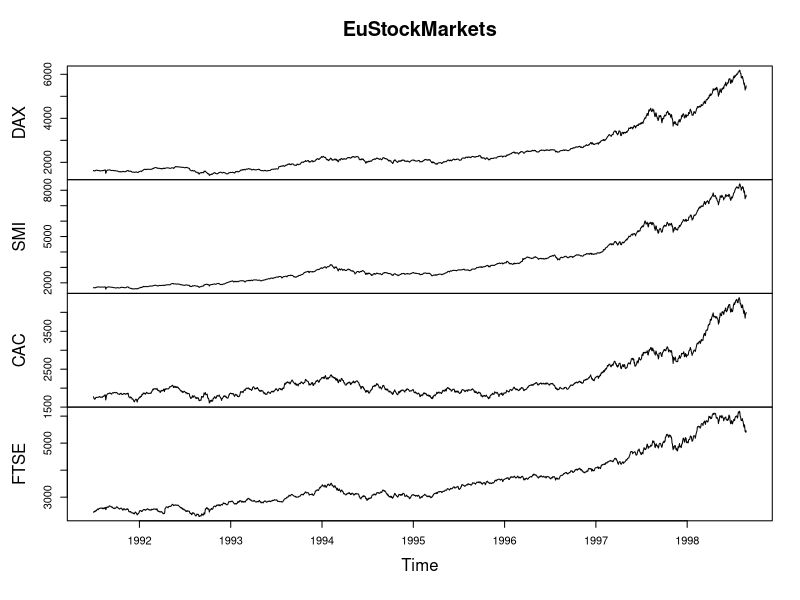
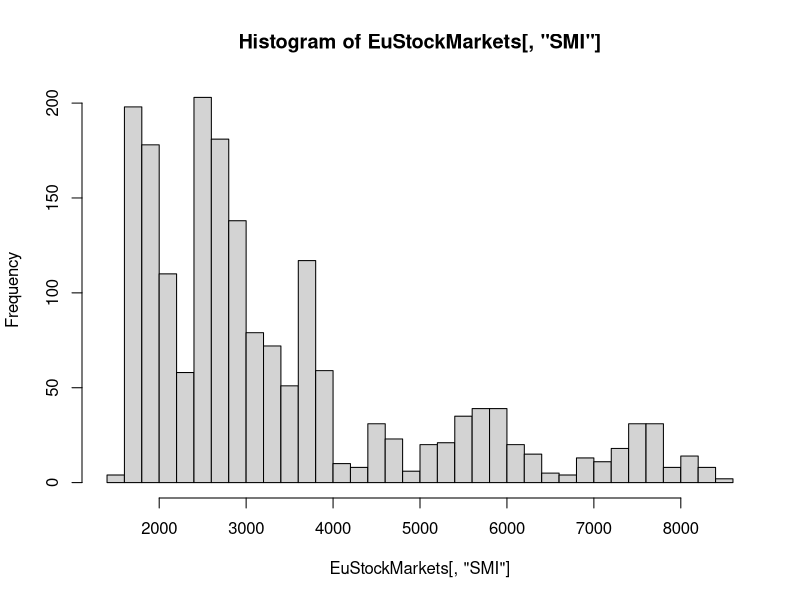
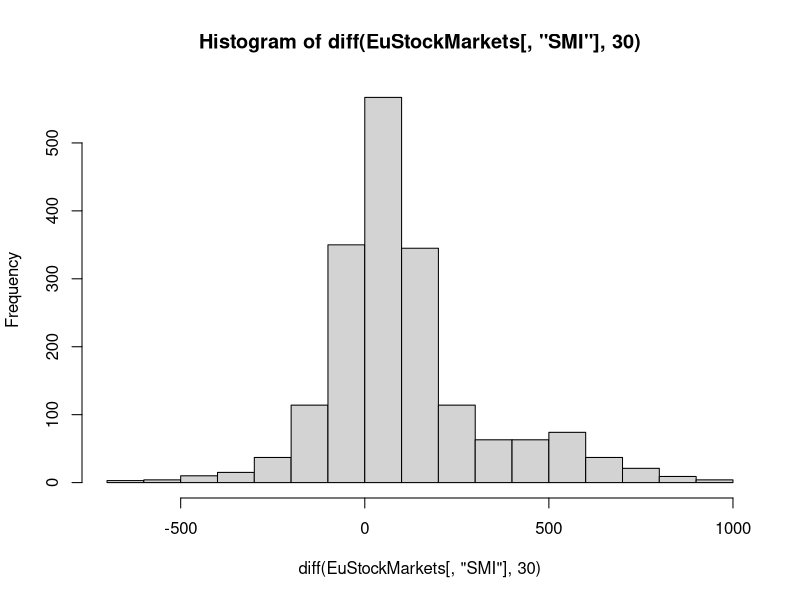
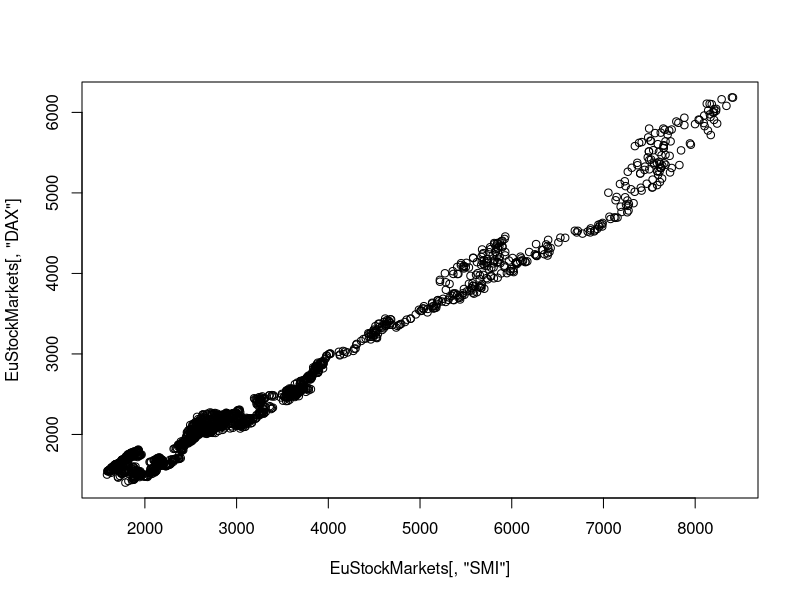
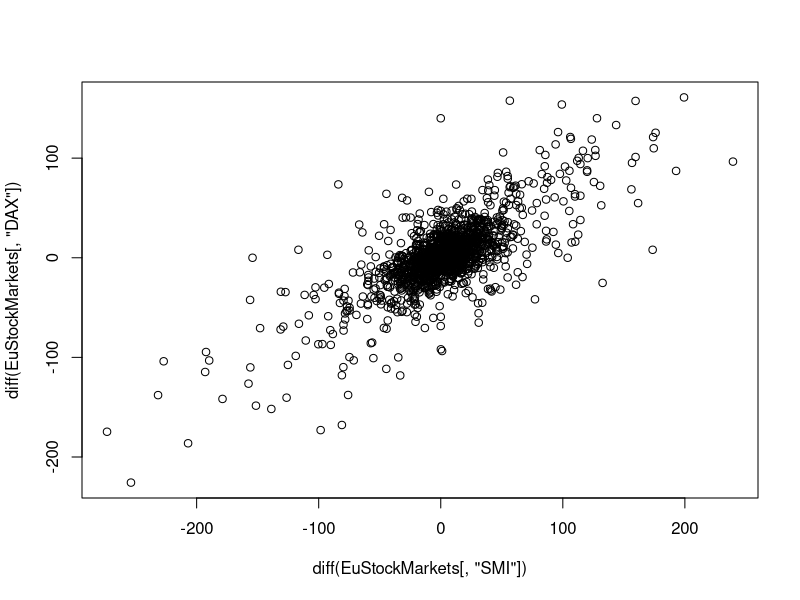
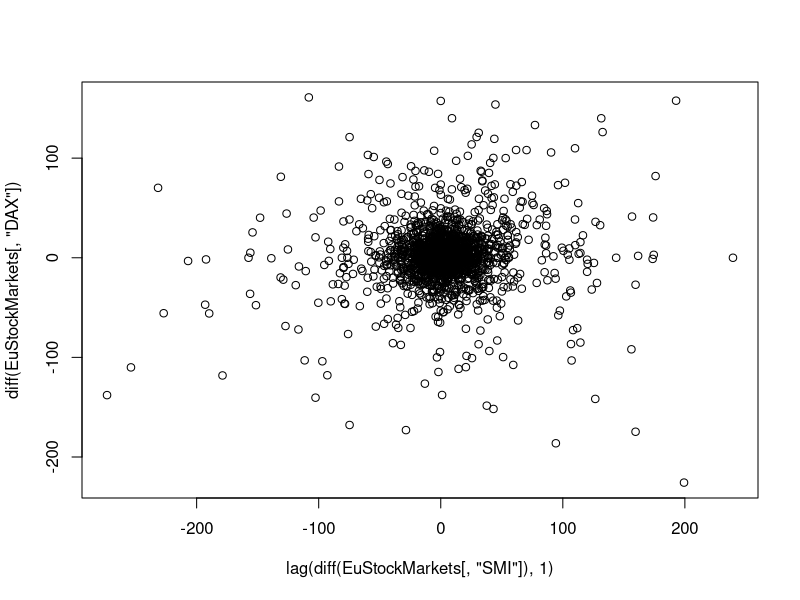
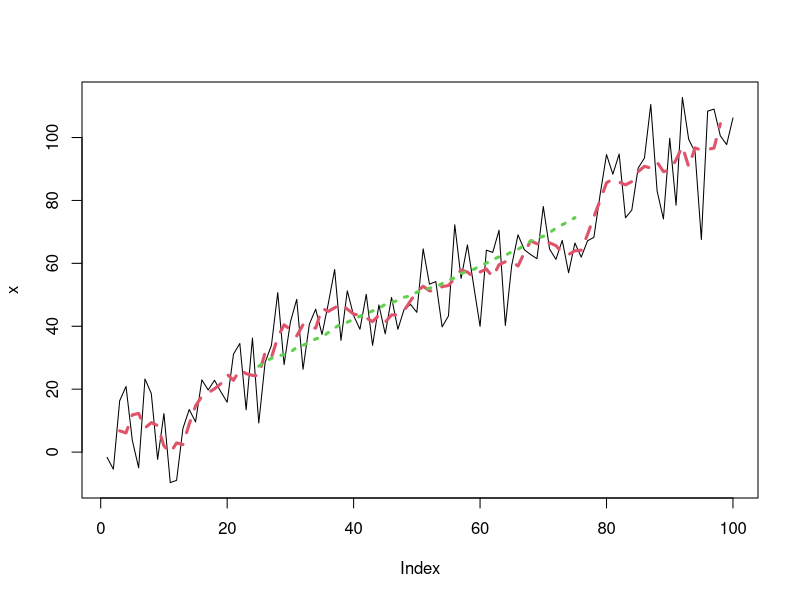
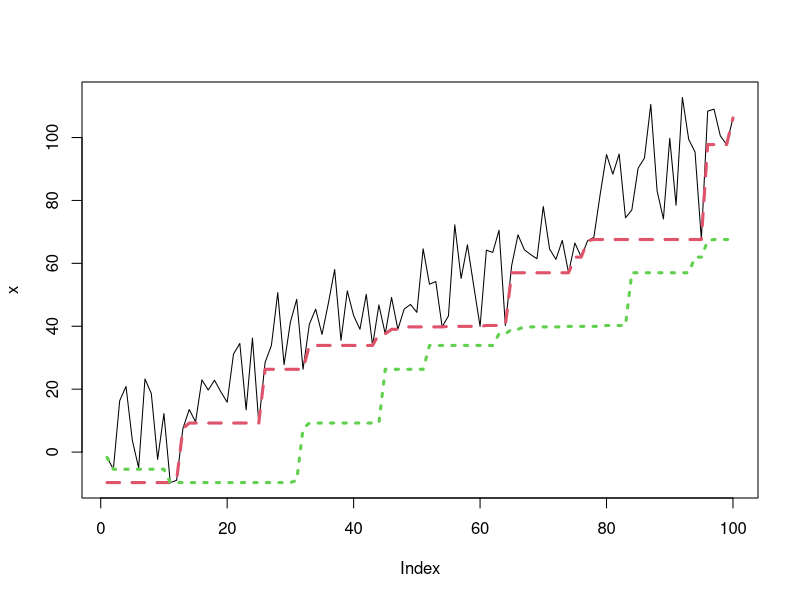

Here is the R script that generated these plots, in order:
# 3.1.1. 도표 그리기

## 데이터 출력
head(EuStockMarkets)

## 그래프 그리기
plot(EuStockMarkets)
# plot함수 만으로도 데이터를 서로 다른 시계열로 자동 분할 가능!

class(EuStockMarkets)
## "mts"    "ts"     "matrix" -> 무슨 의미인지 불명

## frequency(): 데이터 연간 빈도
frequency(EuStockMarkets)
## 260

## start(), end(): 데이터 시작과 끝
start(EuStockMarkets)
end(EuStockMarkets)

## window(): 시간의 한 부분 범위
window(EuStockMarkets, start = 1997, end = 1998)


### 3.1.2 히스토그램
hist(     EuStockMarkets[, "SMI"], 30)  # 원본데이터 히스토그램은 넓게 퍼지고, 정규분포X
hist(diff(EuStockMarkets[, "SMI"], 30)) # 인접 데이터의 차diff를 구하면 정규분포O

## 시계열의 맥락을 고려하는 금융 등에서는 측정치 자체보다 어떤 방식으로 변화했는지 관심
## 앞서 그린 plot은 주가 지수가 상승
## 하지만 hist에서는 개인(SMI)이 주가를 쫓는 평범한 모습을 보여줌


### 3.1.3. 산점도scatter plot
# 산점도로 알 수 있는 것
## 특정 시간에 대한 두 주식의 관계
## 두 주식의 시간에 따른 가격 변동의 연관성

plot(     EuStockMarkets[, "SMI"],       EuStockMarkets[, "DAX"])
plot(diff(EuStockMarkets[, "SMI"]), diff(EuStockMarkets[, "DAX"]))
# 이 차분 그래프는 생각보다 상관관계가 크지 않음

# lag함수 적용: SMI의 1일 전 값(시간을 뒤로 미룸)
plot(lag(diff(EuStockMarkets[, "SMI"]), 1), 
         diff(EuStockMarkets[, "DAX"]))
## lag함수를 사용하니 두 주가의 상관관계가 사라졌다


# 3.2.2. 윈도우 함수 적용

## 롤링 윈도우: 데이터를 압축하거나 평활하기 위한 모든 데이터에 적용 가능
### R의 filter()함수는 이동평균, 계열의 선형함수 관련 계산 가능

### 정규분포를 따르는 난수 100개 추출
x<- rnorm(n=100, mean=0, sd=10) + 1:100

### rep함수로 1/n 값을 n번 반복하는 배열을 만드는 함수
mn<- function(n) rep(1/n, n)

plot(x, type = 'l', lwd = 1)

### R의 filter함수로 롤링 평균 계산. 5, 50개 단위
lines(filter(x, mn( 5)), col = 2, lwd = 3, lty = 2)
lines(filter(x, mn(50)), col = 3, lwd = 3, lty = 3)



## 일차결합하지 않은 함수: zoo패키지의 rollapply()함수
## filter는 데이터의 일차변환linear transformation에 기반

require(zoo)
### x를 zoo 객체로 만들어 각 데이터 인덱싱
### rollapply: 데이터, 윈도우 크기, 적용 함수, 롤링 적용방향, 윈도우 크기만큼 데이터가 없어도 적용할지 등 인수 지정
f1<- rollapply(zoo(x), 20, function(w) min(w), align = "left", partial = TRUE)
f2<- rollapply(zoo(x), 20, function(w) min(w), align = "right", partial = TRUE)

plot(x, lwd=1, type='l')

#### 롤링 윈도우로 계산된 최솟값을 긴 파선(좌측)
#### 짦은 파선(우측)으로 정렬렬
lines(f1, col=2, lwd=3, lty=2)
lines(f2, col=3, lwd=3, lty=3)











